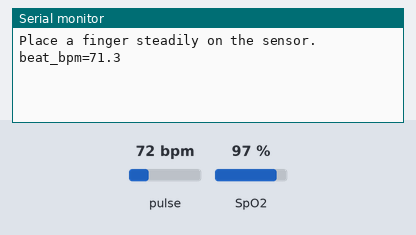
A sketch run on a simulated ESP32. Shown: the last lines printed to the serial monitor. Inputs (shaded band) come from the test bench; at power-on: pulse 72 bpm, SpO2 97 %.

Above: at 1.2 s.
1.3 s: pulse set to 42 bpm
At 4.8 s:
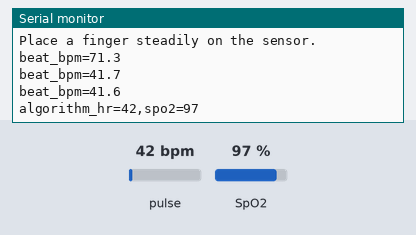
9.5 s: SpO2 set to 80 %
At 10.6 s:
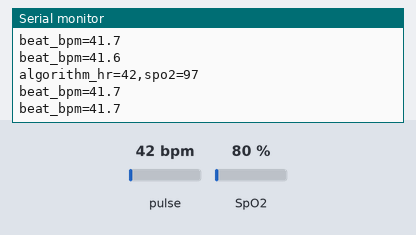
11.0 s: pulse set to 70 bpm
At 11.0 s:
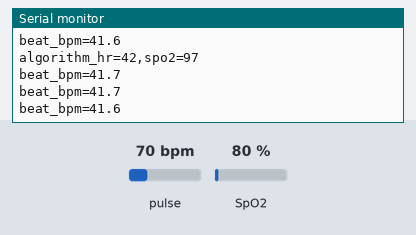
Timing chart, 0 to 14.0 s (numbered marks = the images above; inputs shaded):
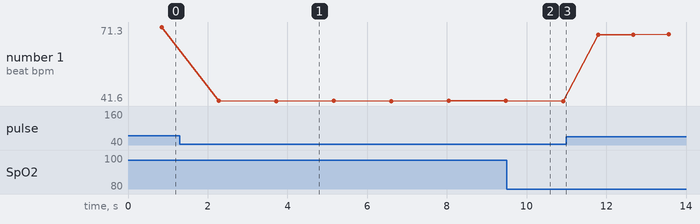

The sketch:

02_max30102_test.ino
```cpp
#include <MAX30105.h>
#include <Wire.h>
#include <heartRate.h>
#include <spo2_algorithm.h>

MAX30105 sensor;
constexpr int BUFFER_SIZE = 100;
uint32_t redBuffer[BUFFER_SIZE];
uint32_t irBuffer[BUFFER_SIZE];
int indexInBuffer = 0;
uint32_t lastBeat = 0;

void calculateSpO2() {
  int32_t spo2 = 0;
  int8_t validSpO2 = 0;
  int32_t heartRate = 0;
  int8_t validHeartRate = 0;
  maxim_heart_rate_and_oxygen_saturation(
      irBuffer, BUFFER_SIZE, redBuffer, &spo2, &validSpO2, &heartRate,
      &validHeartRate);
  Serial.print("algorithm_hr=");
  Serial.print(validHeartRate ? String(heartRate) : "NA");
  Serial.print(",spo2=");
  Serial.println(validSpO2 ? String(spo2) : "NA");
}

void setup() {
  Serial.begin(115200);
  Wire.begin(21, 22);
  Wire.setClock(400000);
  if (!sensor.begin(Wire, I2C_SPEED_FAST)) {
    Serial.println("MAX30102/05 not found. Check 3.3V, GND, SDA=21, SCL=22.");
    while (true) delay(100);
  }
  sensor.setup(0x1F, 4, 2, 100, 411, 4096);
  sensor.setPulseAmplitudeGreen(0);
  Serial.println("Place a finger steadily on the sensor.");
}

void loop() {
  sensor.check();
  while (sensor.available()) {
    const uint32_t red = sensor.getFIFORed();
    const uint32_t ir = sensor.getFIFOIR();
    sensor.nextSample();

    if (ir > 5000 && checkForBeat(ir)) {
      const uint32_t now = millis();
      const uint32_t delta = now - lastBeat;
      lastBeat = now;
      if (delta > 250 && delta < 2000) {
        Serial.print("beat_bpm=");
        Serial.println(60000.0F / delta, 1);
      }
    }

    redBuffer[indexInBuffer] = red;
    irBuffer[indexInBuffer] = ir;
    ++indexInBuffer;
    if (indexInBuffer == BUFFER_SIZE) {
      calculateSpO2();
      indexInBuffer = 0;
    }
  }
}
```

Measured:
- after the input at 1.3 s, the serial monitor: prints a new line after 0.98 s (image 1)
- plotted number 1: 71.3 → 41.7 after the input at 1.3 s, 41.6 → 68.3 after the input at 11.0 s
